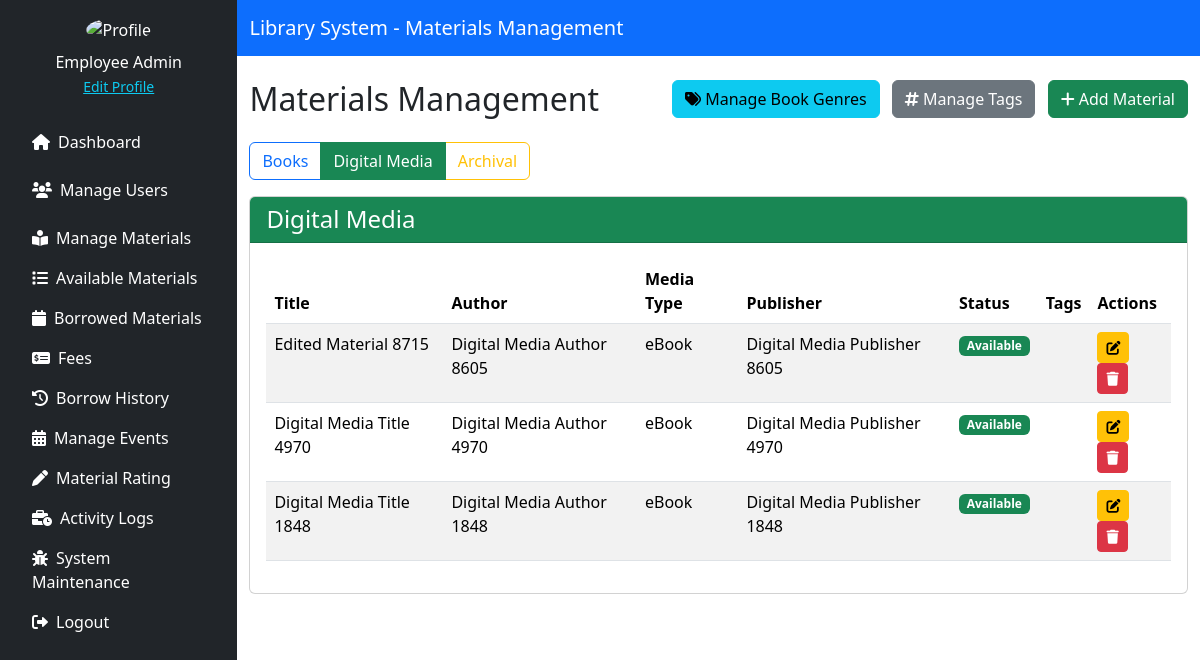
/source/employee/materials_management.php?filter=digital (signed in), run on an earlier commit of the app's database.
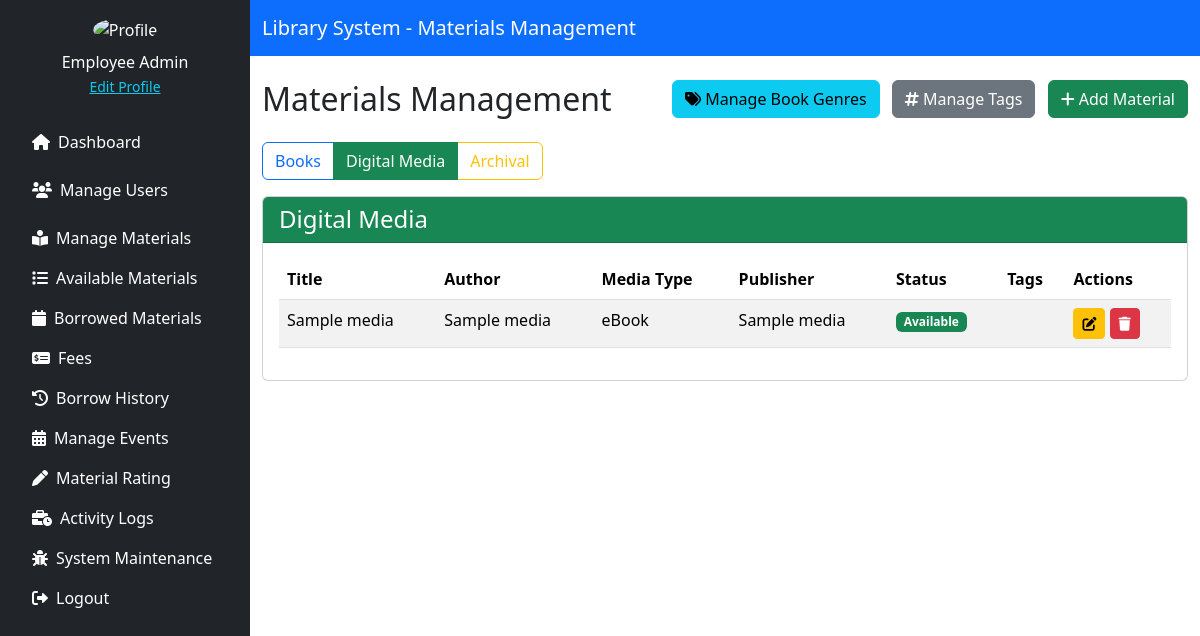
And on a later commit of the database.
### tables this page shows
CREATE TABLE `material_digital_media` (
  `id` int(11) NOT NULL,
  `title` varchar(255) NOT NULL,
  `author` varchar(255) NOT NULL,
  `isbn` varchar(20) DEFAULT NULL,
  `publisher` varchar(255) DEFAULT NULL,
  `year_published` year(4) DEFAULT NULL,
  `media_type` enum('eBook','Audiobook') DEFAULT 'eBook',
  `file_path` varchar(255) DEFAULT NULL,
  `status` enum('Available','Archived') DEFAULT 'Available',
  `tags` varchar(255) DEFAULT NULL
);

### source/employee/materials_management.php (the view, shortened to what this page needs)
<?php
include '../../config/db_conn.php';
$filter = $_GET['filter'] ?? 'books';
$books = $digitals = $research = [];
if ($filter === 'digital') {
    $stmtDigital = $pdo->query("SELECT * FROM material_digital_media");
    $digitals = $stmtDigital->fetchAll(PDO::FETCH_ASSOC);
}
?>
<!DOCTYPE html>
<html lang="en">
<head>
    <link href="https://cdn.jsdelivr.net/npm/bootstrap@5.3.3/dist/css/bootstrap.min.css" rel="stylesheet">
    <link href="https://cdnjs.cloudflare.com/ajax/libs/font-awesome/6.0.0/css/all.min.css" rel="stylesheet">
</head>
<body>
<div class="d-flex">
    <?php include './includes/sidebar.php'; ?>
    <div class="flex-grow-1">
        <nav class="navbar navbar-expand-lg navbar-dark bg-primary">
            <div class="container">
                <a class="navbar-brand" href="#">Library System - Materials Management</a>
            </div>
        </nav>
        <div class="container mt-4">
            <div class="d-flex justify-content-between mb-3">
                <h2>Materials Management</h2>
                <div>
                    <button class="btn btn-info me-2" data-bs-toggle="modal" data-bs-target="#manageGenresModal">
                        <i class="fas fa-tags"></i> Manage Book Genres
                    </button>
                    <button class="btn btn-secondary me-2" data-bs-toggle="modal" data-bs-target="#manageTagsModal">
                        <i class="fas fa-hashtag"></i> Manage Tags
                    </button>
                    <button class="btn btn-success" data-bs-toggle="modal" data-bs-target="#selectMaterialTypeModal">
                        <i class="fas fa-plus"></i> Add Material
                    </button>
                </div>
            </div>
            <div class="btn-group mb-3" role="group">
                <a href="?filter=books" class="btn btn-outline-primary <?= $filter === 'books' ? 'active' : '' ?>">Books</a>
                <a href="?filter=digital" class="btn btn-outline-success <?= $filter === 'digital' ? 'active' : '' ?>">Digital Media</a>
                <a href="?filter=archival" class="btn btn-outline-warning <?= $filter === 'archival' ? 'active' : '' ?>">Archival</a>
            </div>
            <?php if ($filter === 'books'): ?>
                <div class="card mb-4">
                    <div class="card-header bg-primary text-white">
                        <h4 class="mb-0">Books</h4>
                    </div>
                    <div class="card-body">
                        <div class="table-responsive">
                            <table class="table table-striped table-hover">
                                <thead>
                                    <tr>
                                        <th>Title</th>
                                        <th>Author</th>
                                        <th>ISBN</th>
                                        <th>Publisher</th>
                                        <th>Available</th>
                                        <th>Status</th>
                                        <th>Genre</th>
                                        <th>Actions</th>
                                    </tr>
                                </thead>
                                <tbody>
                                    <?php foreach ($books as $book): ?>
                                        <tr>
                                            <td><?= htmlspecialchars($book['title']) ?></td>
                                            <td><?= htmlspecialchars($book['author']) ?></td>
                                            <td><?= htmlspecialchars($book['isbn']) ?></td>
                                            <td><?= htmlspecialchars($book['publisher']) ?></td>
                                            <td><?= $book['available'] ?> / <?= $book['quantity'] ?></td>
                                            <td>
                                                <span class="badge bg-<?= $book['status'] === 'Available' ? 'success' : 'danger' ?>">
                                                    <?= htmlspecialchars($book['status']) ?>
                                                </span>
                                            </td>
                                            <td>
                                                <span class="badge bg-info">
                                                    <?= htmlspecialchars($book['genre']) ?>
                                                </span>
                                            </td>
                                            <td>
                                                <a href="?action=edit&id=<?= $book['id'] ?>&table=material_books" class="btn btn-sm btn-warning" title="Edit">
                                                    <i class="fas fa-edit"></i>
                                                </a>
                                                <a href="?action=delete&id=<?= $book['id'] ?>&table=material_books" class="btn btn-sm btn-danger" title="Delete" onclick="return confirm('Are you sure you want to delete this book?')">
                                                    <i class="fas fa-trash"></i>
                                                </a>
                                            </td>
                                        </tr>
                                    <?php endforeach; ?>
                                </tbody>
                            </table>
                        </div>
                    </div>
                </div>
            <?php elseif ($filter === 'digital'): ?>
                <div class="card mb-4">
                    <div class="card-header bg-success text-white">
                        <h4 class="mb-0">Digital Media</h4>
                    </div>
                    <div class="card-body">
                        <div class="table-responsive">
                            <table class="table table-striped table-hover">
                                <thead>
                                    <tr>
                                        <th>Title</th>
                                        <th>Author</th>
                                        <th>Media Type</th>
                                        <th>Publisher</th>
                                        <th>Status</th>
                                        <th>Tags</th>
                                        <th>Actions</th>
                                    </tr>
                                </thead>
                                <tbody>
                                    <?php foreach ($digitals as $media): ?>
                                        <tr>
                                            <td><?= htmlspecialchars($media['title']) ?></td>
                                            <td><?= htmlspecialchars($media['author']) ?></td>
                                            <td><?= htmlspecialchars($media['media_type']) ?></td>
                                            <td><?= htmlspecialchars($media['publisher']) ?></td>
                                            <td>
                                                <span class="badge bg-<?= $media['status'] === 'Available' ? 'success' : 'danger' ?>">
                                                    <?= htmlspecialchars($media['status']) ?>
                                                </span>
                                            </td>
                                            <td>
                                            </td>
                                            <td>
                                                <a href="?action=edit&id=<?= $media['id'] ?>&table=material_digital_media" class="btn btn-sm btn-warning" title="Edit">
                                                    <i class="fas fa-edit"></i>
                                                </a>
                                                <a href="?action=delete&id=<?= $media['id'] ?>&table=material_digital_media" class="btn btn-sm btn-danger" title="Delete" onclick="return confirm('Are you sure you want to delete this digital media?')">
                                                    <i class="fas fa-trash"></i>
                                                </a>
                                            </td>
                                        </tr>
                                    <?php endforeach; ?>
                                </tbody>
                            </table>
                        </div>
                    </div>
                </div>
            <?php endif; ?>
        </div>
    </div>
</div>
</body>
</html>

### source/employee/includes/sidebar.php
<div class="bg-dark text-white p-3" style="width: 250px; height: 100vh;">
    <div class="text-center mb-4">
        <img src="https://cdn-icons-png.flaticon.com/512/3135/3135715.png" class="rounded-circle" width="80" alt="Profile">
        <p class="mt-2 mb-0"><?= htmlspecialchars($_SESSION['user_name']) ?></p>
        <a href="edit_profile.php" class="text-info small">Edit Profile</a>
    </div>
    <ul class="nav nav-pills flex-column">
        <li class="nav-item mb-2">
            <a class="nav-link text-white" href="../employee/dashboard.php"><i class="fas fa-home me-2"></i>Dashboard</a>
        </li>
        <?php
        $allowed_roles = [1, 2, 6];
        if (in_array($_SESSION['role_id'], $allowed_roles)) {
            echo '
            <li class="nav-item mb-2">
                <a class="nav-link text-white" href="../employee/manage_users.php">
                    <i class="fas fa-users me-2"></i>Manage Users
                </a>
            </li>';
        }
        ?>
        <li class="nav-item">
            <a class="nav-link text-white" href="../employee/materials_management.php"><i class="fa-solid fa-book-open-reader me-2"></i>Manage Materials</a>
        </li>
        <li class="nav-item">
            <a class="nav-link text-white" href="../employee/available_materials.php"><i class="fas fa-list me-2"></i>Available Materials</a>
        </li>
        <li class="nav-item">
            <a class="nav-link text-white" href="../employee/borrowed_materials.php"><i class="fa-solid fa-calendar me-2">‌</i>Borrowed Materials</a>
        </li>
        <li class="nav-item">
            <a class="nav-link text-white" href="../employee/late_fees.php"><i class="fa-solid fa-money-check-dollar me-2">‌</i>Fees</a>
        </li>
        <li class="nav-item">
            <a class="nav-link text-white" href="../employee/borrow_history.php"><i class="fa-solid fa-history me-2">‌</i>Borrow History</a>
        </li>
        <li class="nav-item">
            <a class="nav-link text-white" href="../employee/manage_events.php"><i class="fa-solid fa-calendar-days me-2">‌</i>Manage Events</a>
        </li>
        <li class="nav-item">
            <a class="nav-link text-white" href="../employee/rate.php"><i class="fa-solid fa-pen me-2">‌</i>Material Rating</a>
        </li>
        <li class="nav-item">
            <a class="nav-link text-white" href="../employee/activity_logs.php"><i class="fa-solid fa-business-time me-2">‌</i>Activity Logs</a>
        </li>
        <li class="nav-item">
            <a class="nav-link text-white" href="../employee/system_maintenance.php"><i class="fa-solid fa-bug me-2">‌</i>System Maintenance</a>
        </li>
        <li class="nav-item">
            <a class="nav-link text-white" href="./includes/logout.php"><i class="fas fa-sign-out-alt me-2"></i>Logout</a>
        </li>
    </ul>
</div>

What changed in the data, as far as the page shows it:
removed material_digital_media: title "Edited Material 8715", author "Digital Media Author 8605", media_type "eBook", publisher "Digital Media Publisher 8605", status "Available"
removed material_digital_media: title "Digital Media Title 4970", author "Digital Media Author 4970", media_type "eBook", publisher "Digital Media Publisher 4970", status "Available"
removed material_digital_media: title "Digital Media Title 1848", author "Digital Media Author 1848", media_type "eBook", publisher "Digital Media Publisher 1848", status "Available"
added material_digital_media: title "Sample media", author "Sample media", media_type "eBook", publisher "Sample media", status "Available"
